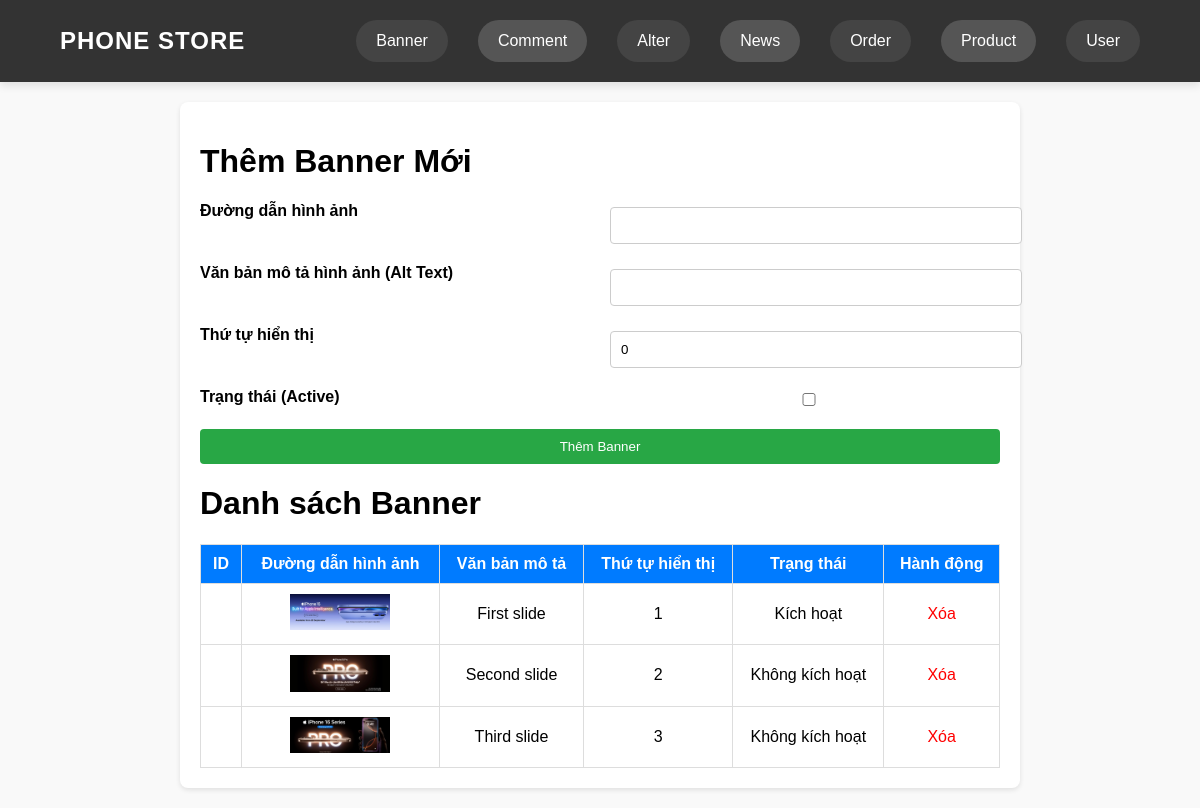
/banners_admin.php, run on the app's committed database.
### tables this page shows
CREATE TABLE banners (
    banner_id INT AUTO_INCREMENT PRIMARY KEY, -- ID duy nhất cho từng banner
    image_path VARCHAR(255) NOT NULL,         -- Đường dẫn hình ảnh banner
    alt_text VARCHAR(255) DEFAULT NULL,       -- Văn bản mô tả hình ảnh (dùng cho thuộc tính alt)
    slide_order INT DEFAULT 0,                -- Thứ tự hiển thị của banner
    active BOOLEAN DEFAULT FALSE              -- Trạng thái active của banner (slide đầu tiên sẽ là active)
);

### banners_admin.php (the view, shortened to what this page needs)
<?php
try {
    $db = new PDO('sqlite:phone_store.sqlite');
    $db->setAttribute(PDO::ATTR_ERRMODE, PDO::ERRMODE_EXCEPTION);
} catch (PDOException $e) {
    die("Lỗi kết nối cơ sở dữ liệu: " . $e->getMessage());
}
try {
    $banners = $db->query("SELECT * FROM banners")->fetchAll(PDO::FETCH_ASSOC);
} catch (PDOException $e) {
    die("Lỗi khi lấy danh sách banner: " . $e->getMessage());
}
?>
<!DOCTYPE html>
<html lang="vi">
<head>
    <link rel="stylesheet" href="admin/header_admin.css">
</head>
<body>
<?php include 'admin/header.php'; ?>
    <div class="container">
        <h1>Thêm Banner Mới</h1>
        <form action="" method="POST">
            <label for="image_path">Đường dẫn hình ảnh</label>
            <input type="text" name="image_path" id="image_path" required>
            <label for="alt_text">Văn bản mô tả hình ảnh (Alt Text)</label>
            <input type="text" name="alt_text" id="alt_text">
            <label for="slide_order">Thứ tự hiển thị</label>
            <input type="number" name="slide_order" id="slide_order" value="0" required>
            <label for="active">Trạng thái (Active)</label>
            <input type="checkbox" name="active" id="active">
            <button type="submit" name="submit_banner">Thêm Banner</button>
        </form>
        <h1>Danh sách Banner</h1>
        <table>
            <thead>
                <tr>
                    <th>ID</th>
                    <th>Đường dẫn hình ảnh</th>
                    <th>Văn bản mô tả</th>
                    <th>Thứ tự hiển thị</th>
                    <th>Trạng thái</th>
                    <th>Hành động</th>
                </tr>
            </thead>
            <tbody>
                <?php foreach ($banners as $banner): ?>
                    <tr>
                        <td><?= $banner['banner_id'] ?></td>
                        <td><img src="<?= $banner['image_path'] ?>" alt="<?= $banner['alt_text'] ?>" width="100"></td>
                        <td><?= $banner['alt_text'] ?></td>
                        <td><?= $banner['slide_order'] ?></td>
                        <td><?= $banner['active'] ? 'Kích hoạt' : 'Không kích hoạt' ?></td>
                        <td><a href="?delete_id=<?= $banner['banner_id'] ?>" class="delete-btn">Xóa</a></td>
                    </tr>
                <?php endforeach; ?>
            </tbody>
        </table>
    </div>
</body>
</html>

### admin/header_admin.css (style rules this page uses)
body { font-family: 'Arial', sans-serif; margin: 0; padding: 0; background-color: #f5f5f5; }

### banners_admin.php (style rules this page uses)
body { font-family: Arial, sans-serif; margin: 0; padding: 0; background-color: #f9f9f9; }
.container { max-width: 800px; margin: 20px auto; background: #fff; padding: 20px; border-radius: 8px; box-shadow: 0 2px 5px rgba(0, 0, 0, 0.1); }
table { width: 100%; border-collapse: collapse; margin-top: 20px; }
table th, table td { border: 1px solid #ddd; padding: 10px; text-align: center; }
table th { background-color: #007bff; color: white; }
.delete-btn { color: red; cursor: pointer; text-decoration: none; }
form { display: grid; grid-template-columns: 1fr 1fr; gap: 20px; }
label { font-weight: bold; }
input, textarea, select { width: 100%; padding: 10px; margin-top: 5px; border: 1px solid #ccc; border-radius: 4px; }
button { grid-column: span 2; padding: 10px; background: #28a745; color: #fff; border: none; border-radius: 4px; cursor: pointer; }

### data on the page
banners: shows a picture, alt_text "First slide", slide_order "1", active "Kích hoạt", alt_text "Second slide", slide_order "2", image_path (picture), alt_text "Third slide", slide_order "3"
